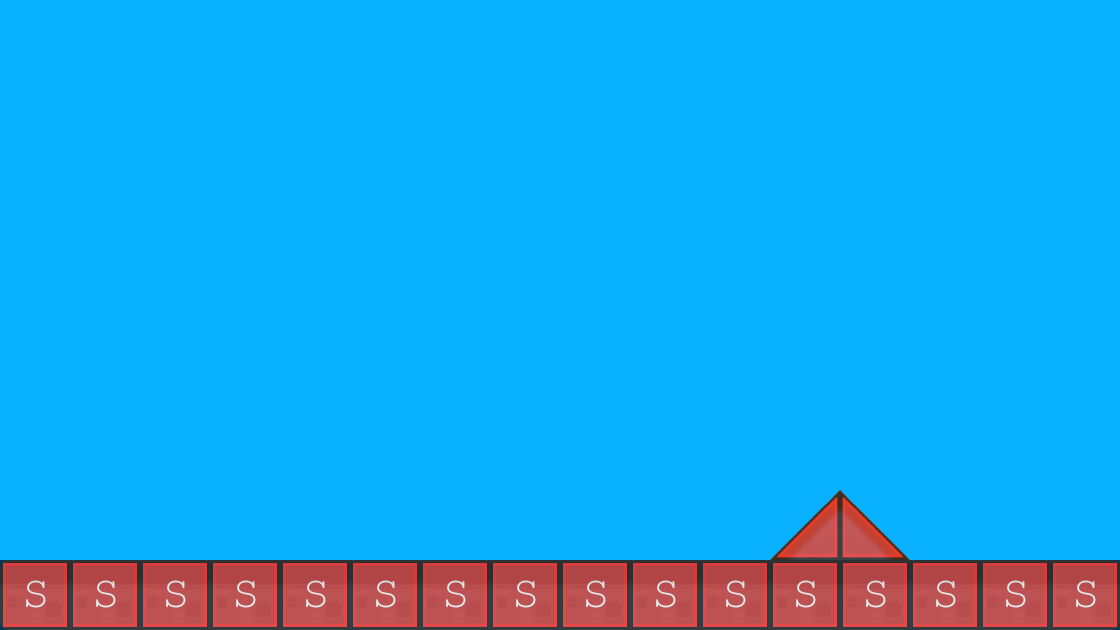

Rendered tile map (Tiled .tmx) drawn with the repository's tilesets; below, a short description and the map source with its tile grids summarised:
An orthogonal 16x9 tile map with 70x70 px tiles, 2 tile layers (background1, collision), 2 tilesets and 2 objects (EnemyBase, PlayerBase).

<map version="1.0" orientation="orthogonal" renderorder="right-down" width="16" height="9" tilewidth="70" tileheight="70" backgroundcolor="#08b1ff">
 <tileset firstgid="1" name="background-tiles" tilewidth="70" tileheight="70">
  <image source="../img/background-tiles.png" width="910" height="910" />
 </tileset>
 <tileset firstgid="170" name="meta-tiles" tilewidth="70" tileheight="70">
  <image source="../img/meta-tiles.png" width="350" height="70" />
  <tile id="1">
   <properties>
    <property name="type" value="lslope" />
   </properties>
  </tile>
  <tile id="3">
   <properties>
    <property name="type" value="rslope" />
   </properties>
  </tile>
  <tile id="4">
   <properties>
    <property name="type" value="solid" />
   </properties>
  </tile>
 </tileset>
 <layer name="background1" width="16" height="9">
  <data>[144 cells, 18 non-empty, 5 distinct tile ids]</data>
 </layer>
 <layer name="collision" width="16" height="9" opacity="0.69">
  <data>[144 cells, 18 non-empty, 3 distinct tile ids]</data>
 </layer>
 <objectgroup name="BaseEntites">
  <object name="EnemyBase" x="980" y="422" width="70" height="136" />
  <object name="PlayerBase" x="210" y="420" width="70" height="140" />
 </objectgroup>
</map>
